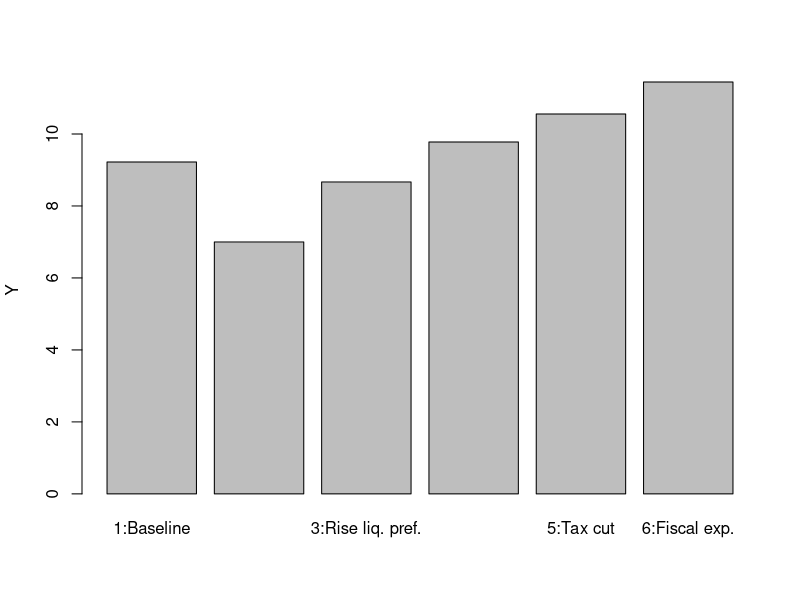
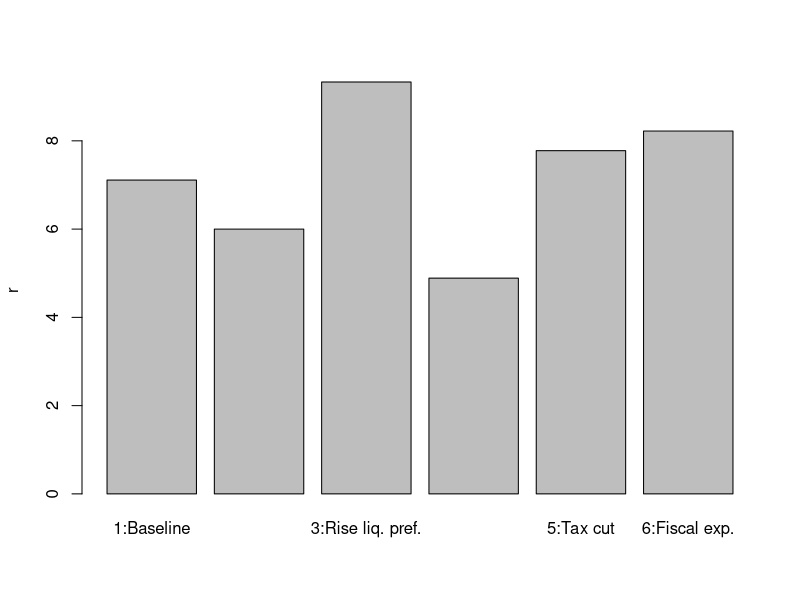
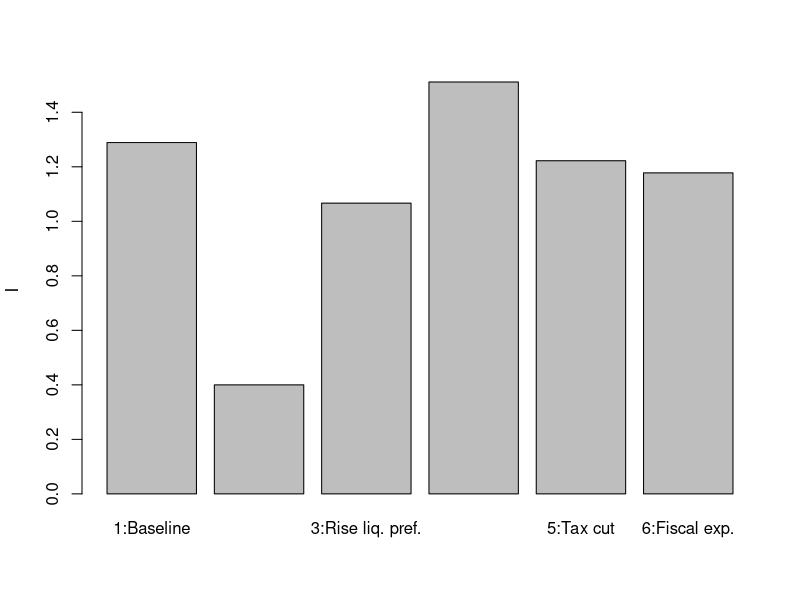
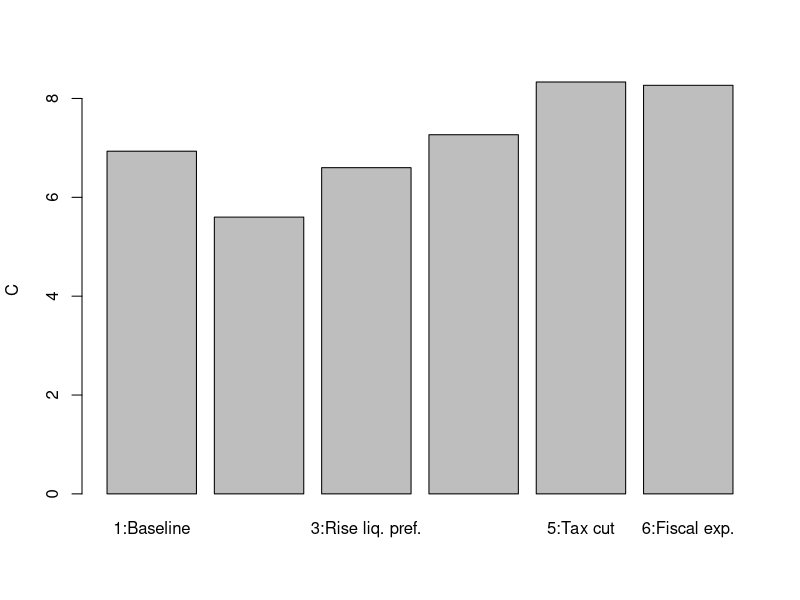
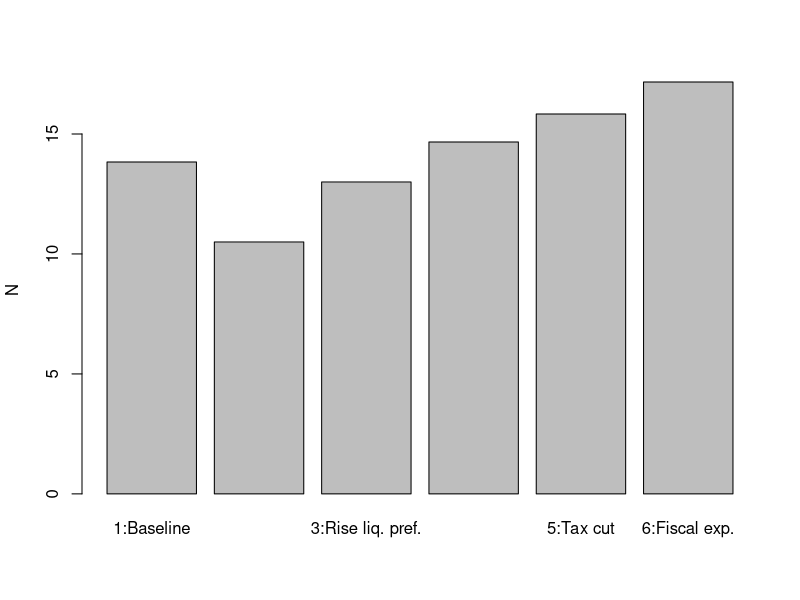
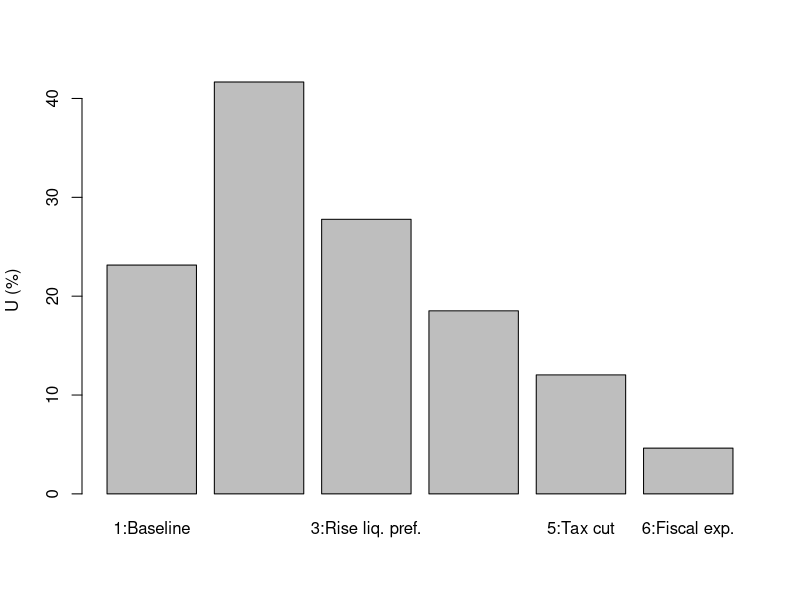
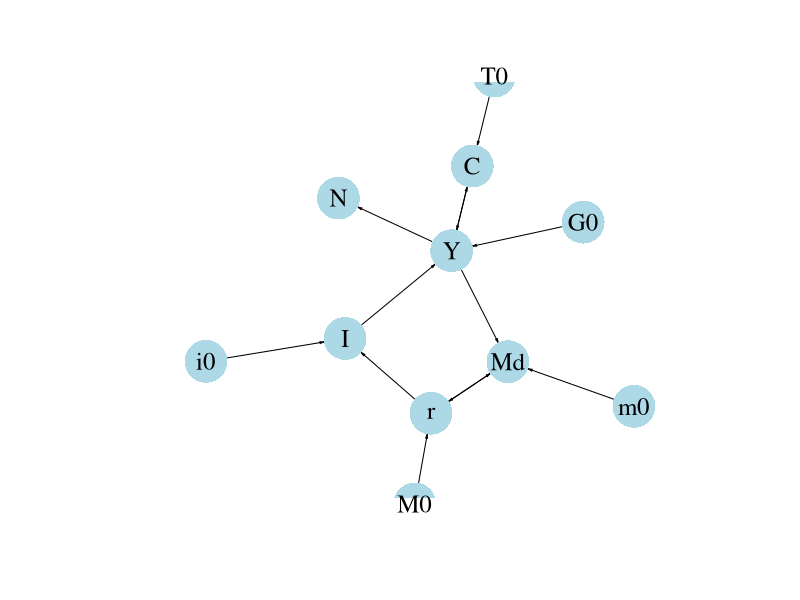

These charts were generated, in order, by the following R code:
## ---- chunk 1
#Clear the environment
rm(list=ls(all=TRUE))

# Set number of scenarios (including baseline)
S=6

#Create vector in which equilibrium solutions from different parameterisations will be stored
Y_star=vector(length=S) # Income/output
C_star=vector(length=S) # Consumption
I_star=vector(length=S) # Investment
r_star=vector(length=S) # Real interest rate
N_star=vector(length=S) # Employment
U_star=vector(length=S) # Unemployment rate

# Set exogenous variables that will be shifted
i0=vector(length=S) # autonomous investment
m0=vector(length=S) # Autonomous demand for money
M0=vector(length=S) # money supply
G0=vector(length=S) # government spending
T0=vector(length=S) # taxes
i0[]=2
m0[]=6
M0[]=5   
G0[]=1   
T0[]=1

for (i in 1:S){ 
  if (i==2){ # scenario 2: fall in animal spirits
    i0[2]=1
  }
  if (i==3){ # scenario 3: increase in liquidity preference
    m0[3]=7
  }
  if (i==4){ # scenario 4: monetary expansion 
    M0[4]=6
  }
  if (i==5){# scenario 5: reduction in tax rate
    T0[5]=0  
  }
  if (i==6){# scenario 6: fiscal expansion
    G0[6]=2  
  }
}  

#Set constant parameter values
c0=2   # Autonomous consumption
c1=0.6 # Sensitivity of consumption with respect to the income (marginal propensity to consume)
i1=0.1 # Sensitivity of investment with respect to the interest rate
m1=0.2 # Sensitivity of money demand with respect to income
m2=0.4 # Sensitivity of money demand with respect to interest rate
a=1.5  # labour coefficient
Nf=18  # Full employment/labour force

# Initialise endogenous variables at some arbitrary positive value 
Y=1
C=1
I=1
r=1

#Solve this system numerically through 1000 iterations based on the initialisation

for (i in 1:S){
  
  for (iterations in 1:1000){
    
    #Model equations
    
    # Goods market equilibrium
    Y = C + I + G0[i]
    
    # Consumption demand
    C = c0 + c1*(Y-T0[i])
    
    # Investment demand
    I = i0[i] - i1*r
    
    # Money market, solved for interest rate
    r = (m0[i] - M0[i])/m2 + m1*Y/m2
    
    # Employment
    N = a*Y 
    
    #Unemployment rate
    U = (1 - N/Nf)
    
  }
  #Save results for different parameterisations in vector
  Y_star[i]=Y
  C_star[i]=C
  I_star[i]=I
  r_star[i]=r
  N_star[i]=N
  U_star[i]=U
}

## ---- chunk 2
barplot(Y_star, ylab="Y", names.arg=c("1:Baseline", "2:Fall animal spirits", "3:Rise liq. pref.",
                                      "4:Monetary exp.", "5:Tax cut", "6:Fiscal exp."))

barplot(r_star, ylab="r", names.arg=c("1:Baseline", "2:Fall animal spirits", "3:Rise liq. pref.",
                                      "4:Monetary exp.", "5:Tax cut", "6:Fiscal exp."))

barplot(I_star, ylab="I", names.arg=c("1:Baseline", "2:Fall animal spirits", "3:Rise liq. pref.",
                                      "4:Monetary exp.", "5:Tax cut", "6:Fiscal exp."))
## ---- chunk 3

barplot(C_star, ylab="C", names.arg=c("1:Baseline", "2:Fall animal spirits", "3:Rise liq. pref.",
                                      "4:Monetary exp.", "5:Tax cut", "6:Fiscal exp."))

barplot(N_star, ylab="N", names.arg=c("1:Baseline", "2:Fall animal spirits", "3:Rise liq. pref.",
                                      "4:Monetary exp.", "5:Tax cut", "6:Fiscal exp."))

barplot(U_star*100, ylab="U (%)", names.arg=c("1:Baseline", "2:Fall animal spirits", "3:Rise liq. pref.",
                                              "4:Monetary exp.", "5:Tax cut", "6:Fiscal exp."))

## ---- chunk 4
Y_star[6]-Y_star[1] # numerical approach

m2/((1-c1)*m2+i1*m1) # analytical approach
## ---- chunk 5

# Construct auxiliary Jacobian matrix for 11 variables: Y, C, I, G, T, r, M0, N, i0, m0, Md
# where non-zero elements in regular Jacobian are set to 1 and zero elements are unchanged

M_mat=matrix(c(0,1,1,1,0,0,0,0,0,0,0,
              1,0,0,0,1,0,0,0,0,0,0,
              0,0,0,0,0,1,0,0,1,0,0,
              0,0,0,0,0,0,0,0,0,0,0,
              0,0,0,0,0,0,0,0,0,0,0,
              0,0,0,0,0,0,1,0,0,0,1,
              0,0,0,0,0,0,0,0,0,0,0,
              1,0,0,0,0,0,0,0,0,0,0,
              0,0,0,0,0,0,0,0,0,0,0,
              0,0,0,0,0,0,0,0,0,0,0,
              1,0,0,0,0,1,0,0,0,1,0), 11, 11, byrow=TRUE)

# Create adjacency matrix from transpose of auxiliary Jacobian and add column names
A_mat=t(M_mat)
colnames(A_mat) = c("Y", "C", "I", "G0", "T0", "r", "M0", "N", "i0", "m0", "Md")

# Create and plot directed graph from adjacency matrix
library(igraph)
dg= graph_from_adjacency_matrix(A_mat, mode="directed", weighted=NULL)
plot(dg, main="", vertex.size=20, vertex.color="lightblue", 
     vertex.label.color="black", edge.arrow.size=0.2, edge.width=1,
     edge.arrow.width=0.8, edge.color="black", vertex.label.cex=1.5, vertex.frame.color="NA", margin=-0.2)
